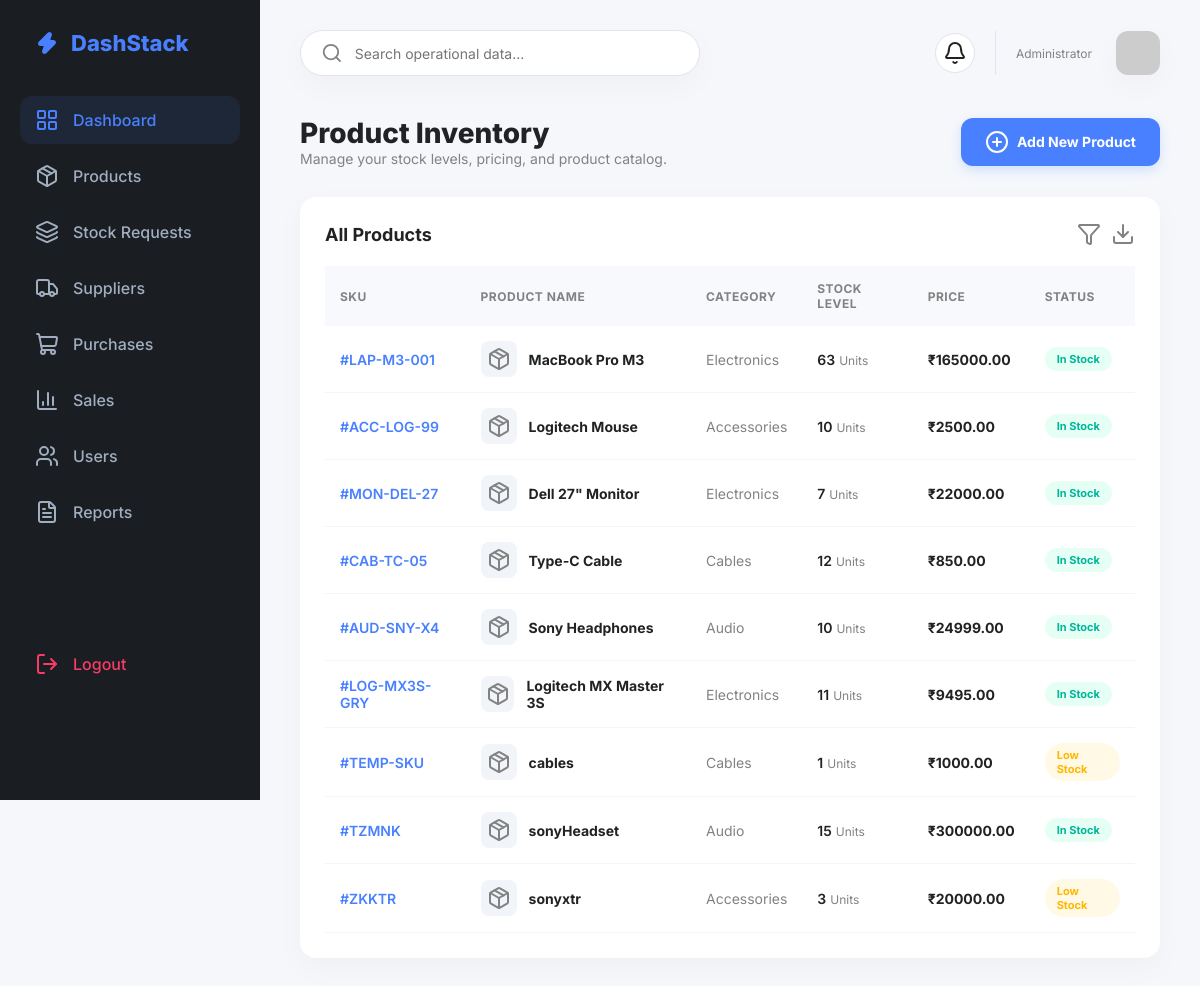
Screenshot of /products/ with the database file from the repository.
### inventory/models.py (models this page shows, shortened)
class Product(models.Model):
    name = models.CharField(max_length=100)
    sku = models.CharField(max_length=50, unique=True,default='TEMP-SKU')
    category = models.ForeignKey(Category, on_delete=models.SET_NULL, null=True)
    supplier = models.ForeignKey(Supplier, on_delete=models.SET_NULL, null=True)
    quantity = models.PositiveIntegerField(default=0)
    price = models.DecimalField(max_digits=10, decimal_places=2)
    threshold = models.PositiveIntegerField(default=5)
    low_stock_alert_sent = models.BooleanField(default=False)
    created_at = models.DateTimeField(auto_now_add=True)

class Category(models.Model):
    name = models.CharField(max_length=50)

### inventory/views.py (the view)
# urls.py: path('products/', views.product_list, name='product_list'),
def product_list(request):
    query = request.GET.get('q')
    products = Product.objects.all().select_related('category')
    if query:
        products = products.filter(
            Q(name__icontains=query) |
            Q(sku__icontains=query) |
            Q(category__name__icontains=query)
        )
    context = {
        'products': products,
        'search_query': query, # Pass this back to keep it in the input box
    }
    return render(request, 'products.html', context)

### inventory/templates/products.html (shortened to what this page needs)
{% extends 'admin_dashboard.html' %}
{% block content %}
<div class="page-header">
    <div>
        <h1 style="font-size: 28px; font-weight: 800; color: var(--text-main);">Product Inventory</h1>
        <p style="color: var(--text-muted); font-size: 14px;">Manage your stock levels, pricing, and product catalog.</p>
    </div>
    <a href="{% url 'add_product' %}" class="btn-add">
        <i data-lucide="plus-circle" size="18"></i> Add New Product
    </a>
</div>
<div class="card">
    <div class="chart-header" style="margin-bottom: 20px;">
        <h3 style="font-size: 18px; font-weight: 700;">All Products</h3>
        <div style="display: flex; gap: 10px;">
            <i data-lucide="filter" size="18" style="cursor:pointer; color: var(--text-muted);"></i>
            <i data-lucide="download" size="18" style="cursor:pointer; color: var(--text-muted);"></i>
        </div>
    </div>
    <table class="data-table">
        <thead>
            <tr>
                <th>SKU</th>
                <th>Product Name</th>
                <th>Category</th>
                <th>Stock Level</th>
                <th>Price</th>
                <th>Status</th>
            </tr>
        </thead>
        <tbody>
            {% for product in products %}
            <tr>
                <td style="font-weight: 600; color: var(--primary);">#{{ product.sku|default:"---" }}</td>
                <td>
                    <div style="display: flex; align-items: center; gap: 12px;">
                        <div class="product-img-slot">
                            <i data-lucide="package" size="16"></i>
                        </div>
                        <span style="font-weight: 700;">{{ product.name }}</span>
                    </div>
                </td>
                <td style="color: var(--text-muted);">{{ product.category.name }}</td>
                <td>
                    <span style="font-weight: 600;">{{ product.quantity }}</span>
                    <span style="font-size: 12px; color: var(--text-muted);">Units</span>
                </td>
                <td style="font-weight: 700;">₹{{ product.price }}</td>
               <td>
    {% if product.quantity <= 0 %}
        <span class="status-pill status-low" style="background: #FFF0F0; color: #F93C65;">
            Out of Stock
        </span>
    {% elif product.threshold and product.quantity <= product.threshold %}
        <span class="status-pill status-low" style="background: #FFF9E6; color: #FFB700;">
            Low Stock
        </span>
    {% else %}
        <span class="status-pill status-high" style="background: #E6FFF5; color: #00B69B;">
            In Stock
        </span>
    {% endif %}
</td>
            </tr>
            {% endfor %}
        </tbody>
    </table>
</div>
{% endblock %}

### inventory/templates/admin_dashboard.html (style rules this page uses)
:root { --primary: #4880FF; --primary-light: rgba(72, 128, 255, 0.1); --bg-body: #F5F7FB; --sidebar-bg: #1A1D21; --text-main: #202224; --text-muted: #828282; --white: #FFFFFF; --border: #E0E4EC; --radius-lg: 16px; --radius-md: 12px; --shadow: 0px 10px 30px rgba(0, 0, 0, 0.03); --success: #00B69B; --danger: #F93C65; --warning: #FFB700; }
* { margin: 0; padding: 0; box-sizing: border-box; font-family: 'Inter', sans-serif; }
body { background-color: var(--bg-body); display: flex; min-height: 100vh; color: var(--text-main); }
.card { background: var(--white); border-radius: var(--radius-lg); padding: 24px; box-shadow: var(--shadow); border: 1px solid rgba(255, 255, 255, 0.8); }
.chart-header { display: flex; justify-content: space-between; align-items: center; margin-bottom: 20px; }
.data-table { width: 100%; border-collapse: collapse; }
.data-table th { text-align: left; padding: 15px; background: #F8F9FC; font-size: 12px; color: var(--text-muted); text-transform: uppercase; letter-spacing: 0.5px; }
.data-table td { padding: 15px; border-bottom: 1px solid #F1F4F9; font-size: 14px; vertical-align: middle; }
.status-pill { padding: 5px 12px; border-radius: 20px; font-size: 11px; font-weight: 700; display: inline-block; }
.status-high { background: #E6FFF5; color: var(--success); }
.status-low { background: #FFF0F0; color: var(--danger); }

### inventory/templates/products.html (style rules this page uses)
.page-header { display: flex; justify-content: space-between; align-items: center; margin-bottom: 30px; }
.btn-add { background: var(--primary); color: white; padding: 12px 24px; border-radius: var(--radius-md); text-decoration: none; font-weight: 700; font-size: 14px; display: flex; align-items: center; gap: 8px; transition: 0.3s; box-shadow: 0 4px 12px rgba(72, 128, 255, 0.2); }
.product-img-slot { width: 36px; height: 36px; background: #F1F4F9; border-radius: 8px; display: flex; align-items: center; justify-content: center; color: var(--text-muted); }

### rows the page displays
Product: sku "LAP-M3-001", name "MacBook Pro M3", category.name "Electronics", quantity "63", price "165000.00", threshold "In Stock"
Product: sku "ACC-LOG-99", name "Logitech Mouse", category.name "Accessories", quantity "10", price "2500.00", threshold "In Stock"
Product: sku "MON-DEL-27", name "Dell 27\" Monitor", category.name "Electronics", quantity "7", price "22000.00", threshold "In Stock"
Product: sku "CAB-TC-05", name "Type-C Cable", category.name "Cables", quantity "12", price "850.00", threshold "In Stock"
Product: sku "AUD-SNY-X4", name "Sony Headphones", category.name "Audio", quantity "10", price "24999.00", threshold "In Stock"
Product: sku "LOG-MX3S-GRY", name "Logitech MX Master 3S", category.name "Electronics", quantity "11", price "9495.00", threshold "In Stock"
Product: sku "TEMP-SKU", name "cables", category.name "Cables", quantity "1", price "1000.00", threshold "Low Stock"
Product: sku "TZMNK", name "sonyHeadset", category.name "Audio", quantity "15", price "300000.00", threshold "In Stock"
Product: sku "ZKKTR", name "sonyxtr", category.name "Accessories", quantity "3", price "20000.00", threshold "Low Stock"
